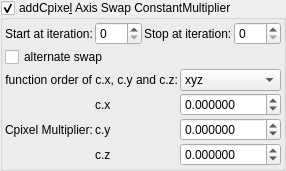
    <widget class="MyGroupBox" name="groupCheck_transf_addCpixel_enabled_false">
     <property name="toolTip">
      <string>&lt;html&gt;&lt;head/&gt;&lt;body&gt;&lt;p&gt;Cpixel is CVector3 c = ( c.x, c.y, c.z). It is each original point (pixel) in 3D space where the iteration starts from, ( c = original z for each point .) It is commonly found in formula structures z = f(z) + c.&lt;/p&gt;&lt;p&gt;The Cpixel multiplier effectively scales this point &amp;quot;c&amp;quot;.&lt;/p&gt;&lt;p&gt;This transform allows the swapping of the order of the &amp;quot;CVector3 c&amp;quot; components before being multiplied by &amp;quot;CVector3 z&amp;quot; components.&lt;/p&gt;&lt;/body&gt;&lt;/html&gt;</string>
     </property>
     <property name="title">
      <string>addCpixe&amp;l Axis Swap ConstantMultiplier</string>
     </property>
     <property name="checkable">
      <bool>true</bool>
     </property>
     <layout class="QVBoxLayout" name="verticalLayout_50">
      <property name="spacing">
       <number>2</number>
      </property>
      <property name="leftMargin">
       <number>2</number>
      </property>
      <property name="topMargin">
       <number>2</number>
      </property>
      <property name="rightMargin">
       <number>2</number>
      </property>
      <property name="bottomMargin">
       <number>2</number>
      </property>
      <item>
       <layout class="QGridLayout" name="gridLayout_81">
        <property name="spacing">
         <number>2</number>
        </property>
        <item row="3" column="3">
         <widget class="MySpinBox" name="spinboxInt_transf_stop_iterations_C">
          <property name="sizePolicy">
           <sizepolicy hsizetype="Preferred" vsizetype="Maximum">
            <horstretch>0</horstretch>
            <verstretch>0</verstretch>
           </sizepolicy>
          </property>
          <property name="maximum">
           <number>999</number>
          </property>
         </widget>
        </item>
        <item row="3" column="2">
         <widget class="QLabel" name="label_52">
          <property name="text">
           <string>Stop at iteration:</string>
          </property>
         </widget>
        </item>
        <item row="3" column="1">
         <widget class="MySpinBox" name="spinboxInt_transf_start_iterations_C">
          <property name="sizePolicy">
           <sizepolicy hsizetype="Minimum" vsizetype="Maximum">
            <horstretch>0</horstretch>
            <verstretch>0</verstretch>
           </sizepolicy>
          </property>
          <property name="minimum">
           <number>0</number>
          </property>
          <property name="maximum">
           <number>999</number>
          </property>
          <property name="value">
           <number>0</number>
          </property>
         </widget>
        </item>
        <item row="3" column="0">
         <widget class="QLabel" name="label_72">
          <property name="text">
           <string>Start at iteration:</string>
          </property>
         </widget>
        </item>
       </layout>
      </item>
      <item>
       <layout class="QGridLayout" name="gridLayout_24" columnstretch="0,0,0,1">
        <property name="spacing">
         <number>2</number>
        </property>
        <item row="0" column="0" colspan="2">
         <widget class="MyCheckBox" name="checkBox_transf_alternate_enabled_false">
          <property name="text">
           <string>alternate swap</string>
          </property>
         </widget>
        </item>
        <item row="3" column="3">
         <widget class="MyDoubleSpinBox" name="spinbox3_transf_constant_multiplier_111_y">
          <property name="sizePolicy">
           <sizepolicy hsizetype="Minimum" vsizetype="Maximum">
            <horstretch>0</horstretch>
            <verstretch>0</verstretch>
           </sizepolicy>
          </property>
          <property name="prefix">
           <string/>
          </property>
          <property name="suffix">
           <string/>
          </property>
          <property name="decimals">
           <number>6</number>
          </property>
          <property name="minimum">
           <double>-99.989999999999995</double>
          </property>
          <property name="maximum">
           <double>99.989999999999995</double>
          </property>
          <property name="singleStep">
           <double>0.100000000000000</double>
          </property>
         </widget>
        </item>
        <item row="2" column="3">
         <widget class="MyDoubleSpinBox" name="spinbox3_transf_constant_multiplier_111_x">
          <property name="sizePolicy">
           <sizepolicy hsizetype="Minimum" vsizetype="Maximum">
            <horstretch>0</horstretch>
            <verstretch>0</verstretch>
           </sizepolicy>
          </property>
          <property name="prefix">
           <string/>
          </property>
          <property name="suffix">
           <string/>
          </property>
          <property name="decimals">
           <number>6</number>
          </property>
          <property name="minimum">
           <double>-99.989999999999995</double>
          </property>
          <property name="maximum">
           <double>99.989999999999995</double>
          </property>
          <property name="singleStep">
           <double>0.100000000000000</double>
          </property>
         </widget>
        </item>
        <item row="2" column="1">
         <widget class="QLabel" name="label_116">
          <property name="text">
           <string notr="true">c.x</string>
          </property>
         </widget>
        </item>
        <item row="3" column="1">
         <widget class="QLabel" name="label_114">
          <property name="text">
           <string notr="true">c.y</string>
          </property>
         </widget>
        </item>
        <item row="4" column="1">
         <widget class="QLabel" name="label_115">
          <property name="text">
           <string notr="true">c.z</string>
          </property>
         </widget>
        </item>
        <item row="4" column="3">
         <widget class="MyDoubleSpinBox" name="spinbox3_transf_constant_multiplier_111_z">
          <property name="sizePolicy">
           <sizepolicy hsizetype="Minimum" vsizetype="Maximum">
            <horstretch>0</horstretch>
            <verstretch>0</verstretch>
           </sizepolicy>
          </property>
          <property name="prefix">
           <string/>
          </property>
          <property name="suffix">
           <string/>
          </property>
          <property name="decimals">
           <number>6</number>
          </property>
          <property name="minimum">
           <double>-99.989999999999995</double>
          </property>
          <property name="maximum">
           <double>99.989999999999995</double>
          </property>
          <property name="singleStep">
           <double>0.100000000000000</double>
          </property>
         </widget>
        </item>
        <item row="2" column="0" rowspan="3">
         <widget class="QLabel" name="label_108">
          <property name="text">
           <string>Cpixel Multiplier:</string>
          </property>
         </widget>
        </item>
        <item row="1" column="3">
         <widget class="MyComboBox" name="comboBox_mandelbulbMulti_order_of_xyz">
          <item>
           <property name="text">
            <string notr="true">xyz</string>
           </property>
          </item>
          <item>
           <property name="text">
            <string notr="true">xzy</string>
           </property>
          </item>
          <item>
           <property name="text">
            <string notr="true">yxz</string>
           </property>
          </item>
          <item>
           <property name="text">
            <string notr="true">yzx</string>
           </property>
          </item>
          <item>
           <property name="text">
            <string notr="true">zxy</string>
           </property>
          </item>
          <item>
           <property name="text">
            <string notr="true">zyx</string>
           </property>
          </item>
         </widget>
        </item>
        <item row="1" column="0" colspan="2">
         <widget class="QLabel" name="label">
          <property name="text">
           <string>function order of c.x, c.y and c.z:</string>
          </property>
          <property name="alignment">
           <set>Qt::AlignRight|Qt::AlignTrailing|Qt::AlignVCenter</set>
          </property>
         </widget>
        </item>
       </layout>
      </item>
     </layout>
    </widget>
